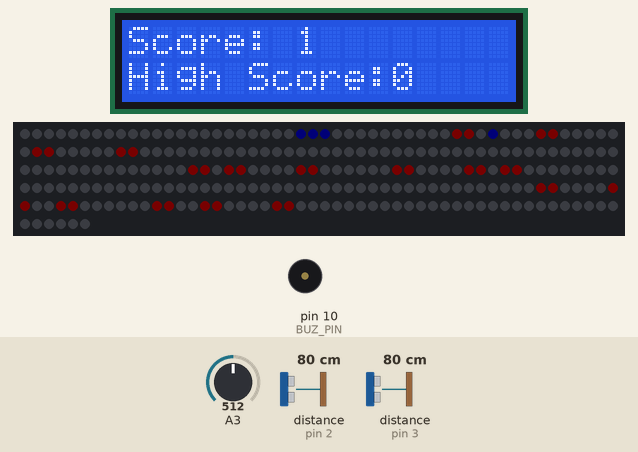
Bench run of a sketch on a simulated Arduino Uno, built with avr-gcc and run on an emulated ATmega328P. On the bench: 16×2 character LCD, 256 RGB LEDs in strip order, left to right, continuing on the next row, buzzer (waves = sounding). Wiring (inferred from the names in the program): 2 × range finder with pulse-width output: data pin 2 / data pin 3. Inputs (shaded band) come from the test bench; at power-on: A3 = 512, distance to the obstacle (sensors on pin 2, pin 3) 80 cm. Dim RGB values are drawn brighter than linear; EEPROM starts erased.

Above: at 1.05 s.
1.3 s: A3 set to 263
4.0 s: A3 set to 240
At 6.1 s:
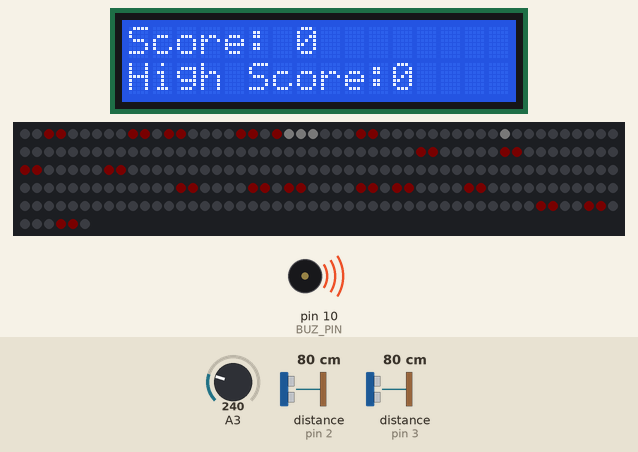
6.4 s: A3 set to 992
At 9.41 s:
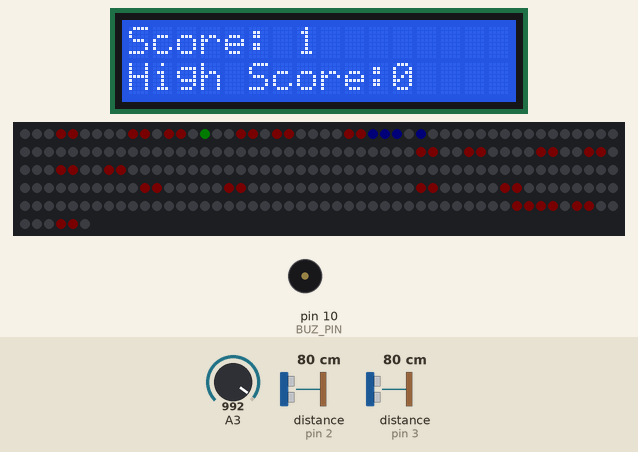
Timing chart, 0 to 13.9 s (numbered marks = the images above; inputs shaded):
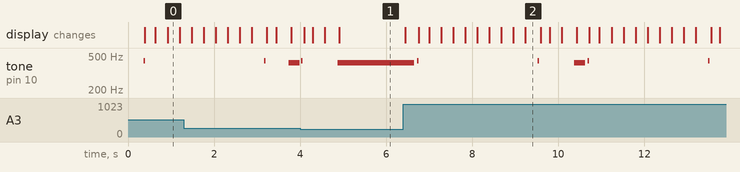

Measured:
- the behaviour switches between 257 and 256 on A3 (found by bisection; images 0 and 1)
- after the input at 6.4 s, tone on pin 10 (BUZ_PIN): plays 440 Hz for 0.03 s, 440 Hz for 0.03 s, 415 Hz for 0.26 s, 440 Hz for 0.03 s, 440 Hz for 0.03 s, starting after 0.25 s

The sketch:

cubefield_main.ino
```cpp
// Aufbau: https://wokwi.com/projects/434766848991859713

#include <FastLED.h>
#include <LiquidCrystal.h>
#include <EEPROM.h>

#define N_H0  31
#define N_C1  33
#define N_CS1 35
#define N_D1  37
#define N_DS1 39
#define N_E1  41
#define N_F1  44
#define N_FS1 46
#define N_G1  49
#define N_GS1 52
#define N_A1  55
#define N_AS1 58
#define N_H1  62
#define N_C2  65
#define N_CS2 69
#define N_D2  73
#define N_DS2 78
#define N_E2  82
#define N_F2  87
#define N_FS2 93
#define N_G2  98
#define N_GS2 104
#define N_A2  110
#define N_AS2 117
#define N_H2  123
#define N_C3  131
#define N_CS3 139
#define N_D3  147
#define N_DS3 156
#define N_E3  165
#define N_F3  175
#define N_FS3 185
#define N_G3  196
#define N_GS3 208
#define N_A3  220
#define N_AS3 233
#define N_H3  247
#define N_C4  262
#define N_CS4 277
#define N_D4  294
#define N_DS4 311
#define N_E4  330
#define N_F4  349
#define N_FS4 370
#define N_G4  392
#define N_GS4 415
#define N_A4  440
#define N_AS4 466
#define N_H4  494
#define N_C5  523
#define N_CS5 554
#define N_D5  587
#define N_DS5 622
#define N_E5  659
#define N_F5  698
#define N_FS5 740
#define N_G5  784
#define N_GS5 831
#define N_A5  880
#define N_AS5 932
#define N_H5  988
#define N_C6  1047
#define N_CS6 1109
#define N_D6  1175
#define N_DS6 1245
#define N_E6  1319
#define N_F6  1397
#define N_FS6 1480
#define N_G6  1568
#define N_GS6 1661
#define N_A6  1760
#define N_AS6 1865
#define N_H6  1976
#define N_C7  2093
#define N_CS7 2217
#define N_D7  2349
#define N_DS7 2489
#define N_E7  2637
#define N_F7  2794
#define N_FS7 2960
#define N_G7  3136
#define N_GS7 3322
#define N_A7  3520
#define N_AS7 3729
#define N_H7  3951
#define N_C8  4186
#define N_CS8 4435
#define N_D8  4699
#define N_DS8 4978

#define _64_ 30
#define _32_ 2*_64_
#define _16_ 4*_64_
#define _8_ 8*_64_
#define _4_ 16*_64_
#define _2_ 32*_64_
#define _1_ 64*_64_

#define _64_3_ _64_*2/3


#define DATA_PIN 13
#define ABILITY_PIN 2
#define RESET_PIN 3

#define BUZ_PIN 10


#define ADDRESS 0

#define NUM_LEDS 256
#define PIXELS_X 16
#define PIXELS_Y 16

#define DELAY 20
#define ABILITY_UP_FRAMES 6
#define SLOWDOWN_MS 4800

#define SPEED_UP_COUNT_DOWN 4000
#define MIN_FRMAE_MS 100


unsigned int score = 0;

unsigned int game_frame_ms = 500;
unsigned int game_frame_tmp = game_frame_ms;

unsigned int tick_count = 0;
unsigned int speed_up_tick_count = 0;

unsigned int ability_up_frames = ABILITY_UP_FRAMES;
unsigned int ability_meter = 0;

unsigned int player_pos = 7;

int slowdown_left;

CRGB leds[NUM_LEDS];

// LiquidCrystal(rs, enable, d4, d5, d6, d7)
LiquidCrystal lcd(8, 9, 4, 5, 6, 7);

int player_hue = 160;
int player_sat = 255;
int player_val = 16;

int cube_hue = 0;
int cube_sat = 255;
int cube_val = 16;

int ability_hue = 96;
int ability_sat = 255;
int ability_val = 24;

int val_x;


int blocks[][2] = {
  {0,2},{0,9},{0,12},
  {1,4},{1,11},
  {2,3},{2,9},{2,12},
  {3,1},{3,7},{3,11},
  {4,0},{4,7},
  {5,1},{5,8},{5,11},{5,13},
  {6,3},{6,8},{6,11},
  {7,5},{7,11},
  {8,2},{8,6},{8,12},
  {9,4},{9,10},{9,13}
};
int blocks_len = sizeof(blocks)/(2*sizeof(int));

int line_spacing = 5;
int frame_count = 0;
int repeat_frames = 10 * line_spacing;


int game_over = 1;


void setup() {

  FastLED.addLeds<NEOPIXEL, DATA_PIN>(leds, NUM_LEDS);
  pinMode(A2, INPUT);
  pinMode(A3, INPUT);
  pinMode(ABILITY_PIN, INPUT_PULLUP);
  attachInterrupt(digitalPinToInterrupt(ABILITY_PIN), useSlowDown, FALLING);
  pinMode(RESET_PIN, INPUT_PULLUP);
  attachInterrupt(digitalPinToInterrupt(RESET_PIN), reset, FALLING);

  pinMode(BUZ_PIN, OUTPUT);


  randomSeed(analogRead(0));

  lcd.begin(16, 2);
  lcd.home();
  lcd.clear();

  lcd.print("Score: ");
  lcd.print(score);

  uint16_t high_score = readHighScore();
  printHighScore(high_score);


  changePlayerPos(0);


  cli();//stop interrupts

  //set timer1 interrupt at 1Hz
  TCCR1A = 0;// set entire TCCR1A register to 0
  TCCR1B = 0;// same for TCCR1B
  TCNT1  = 0;// initialize counter value to 0
  // set compare match register for 50hz increments
  OCR1A = 4999;// = (16*10^6) / (1*64) - 1 (must be <65536)
  // turn on CTC mode
  TCCR1B |= (1 << WGM12);
  // Set CS10 and CS12 bits for 64 prescaler
  TCCR1B |= (1 << CS11) | (1 << CS10);
  // enable timer compare interrupt
  TIMSK1 |= (1 << OCIE1A);


  sei();//allow interrupts
}


ISR(TIMER1_COMPA_vect){
  cli();

  // Spielroutine
  if(game_over == 0){
    if(slowdown_left > 0){  // Fähigkeit aktiv
      if(slowdown_left > DELAY){
        slowdown_left = slowdown_left - DELAY;
        ability_meter = slowdown_left*PIXELS_Y / SLOWDOWN_MS;
        for(int i = ability_meter; i < PIXELS_Y; i++) setPixelAt(15, i, 0,0,0);
        FastLED.show();
      }
      else endSlowDown();
    }

    if(tick_count == 0){
      if(ability_up_frames == 0 && ability_meter < 16 && slowdown_left <= 0){   // erhöhen der Fähigkeits-progress-bar
        ability_meter++;
        setPixelAt(15, ability_meter-1, ability_hue, ability_sat, ability_val);
        //FastLED.show();
        ability_up_frames = ABILITY_UP_FRAMES;


      }
      ability_up_frames = (ability_up_frames-1) % ABILITY_UP_FRAMES;

      clearPlayingBoard();

      val_x = (512-analogRead(A3)) / 256;

      int coll = showCubes();
      changePlayerPos(val_x);

      if(coll) fail();  // game over

      FastLED.show();

      if(frame_count % (line_spacing*2) -2 == 0){
        score++;
        lcd.setCursor(0,0);
        lcd.print("Score: ");
        lcd.print(score);
        tone(BUZ_PIN, N_A4, 30);
      }
    }


    if(speed_up_tick_count == 0) speedUp(10);
    speed_up_tick_count = (speed_up_tick_count + 1) % (SPEED_UP_COUNT_DOWN / DELAY);


  }
  else if(tick_count == 0){
    player_sat ^= 255;
    changePlayerPos(0);
    FastLED.show();
  }


  // ticks hochzählen
  tick_count = (tick_count + 1) % (game_frame_ms / DELAY);

  sei();
}


void fail(){
  game_over = 1;

  tick_count = 1;
  game_frame_ms = 500;

  uint16_t high_score = readHighScore();
  if(score > high_score){
    high_score = score;
    writeHighScore(high_score);
    printHighScore(high_score);
  }

  player_sat ^= 255;
  changePlayerPos(0);
  for(int i = 0; i < PIXELS_Y; i++) setPixelAt(PIXELS_X-1, i, 0,0,0);

  FastLED.show();

  Note(N_F5, 96);
  Note(N_D5, 96);
  Note(N_A4, 96);
  Note(N_GS4,256);
}
void Note(int note, int dur){
  tone(BUZ_PIN, note, dur);
  delay(dur);
}
void loop() {}

void printHighScore(uint16_t high_score){
  lcd.setCursor(0,1);
  lcd.print("High Score:");
  lcd.print(high_score);
  lcd.print("      ");
}
uint16_t readHighScore(){
  uint16_t high_score = 0;
  high_score |= EEPROM.read(ADDRESS);
  high_score |= (uint16_t)EEPROM.read(ADDRESS+1)<<8;
  return high_score;
}
void writeHighScore(uint16_t high_score){
  EEPROM.write(ADDRESS, high_score);
  EEPROM.write(ADDRESS+1, high_score>>8);
}


void setPixelAt(unsigned int pos_x, unsigned int pos_y, int hue, int sat, int val){
  if(pos_x >= 0 && pos_x < PIXELS_X  &&  pos_y >= 0 && pos_y < PIXELS_Y){
    unsigned int board_pos_x;
    unsigned int board_pos_y;

    if(pos_y & 1) board_pos_x = PIXELS_X-1 - pos_x;
    else board_pos_x = pos_x;

    board_pos_y = pos_y;

    unsigned int led = PIXELS_X*board_pos_y + board_pos_x;
    leds[led] = CHSV(hue, sat, val);
  }
}

void changePlayerPos(unsigned int shift){

  setPixelAt(player_pos-1, 1, 0,0,0);
  setPixelAt(player_pos  , 1, 0,0,0);
  setPixelAt(player_pos+1, 1, 0,0,0);
  setPixelAt(player_pos  , 2, 0,0,0);

  if(player_pos + shift >= 1 && player_pos + shift <= PIXELS_X-3){
    player_pos += shift;
  }

  setPixelAt(player_pos-1, 1, player_hue, player_sat, player_val);
  setPixelAt(player_pos  , 1, player_hue, player_sat, player_val);
  setPixelAt(player_pos+1, 1, player_hue, player_sat, player_val);
  setPixelAt(player_pos  , 2, player_hue, player_sat, player_val);
}

int showCubes(){
  int collision = 0;
  for(int i = 0; i < blocks_len; i++){
    int height_on_board = blocks[i][0]*line_spacing - frame_count;
    if(height_on_board < -1) height_on_board += repeat_frames-1;
    height_on_board = height_on_board % repeat_frames;

    if(height_on_board >= -1 && height_on_board <= 15){
      setPixelAt(blocks[i][1], height_on_board, cube_hue, cube_sat, cube_val);
      setPixelAt(blocks[i][1]+1, height_on_board, cube_hue, cube_sat, cube_val);
      setPixelAt(blocks[i][1], height_on_board+1, cube_hue, cube_sat, cube_val);
      setPixelAt(blocks[i][1]+1, height_on_board+1, cube_hue, cube_sat, cube_val);

      if(detectCollisionWithBlock(blocks[i][1], height_on_board)) collision = 1;
    }
  }

  frame_count = (frame_count + 1) % repeat_frames;

  return collision;
}
int detectCollisionWithBlock(int x, int y){
  if(y >= 0 && y <= 2){
    int tmp_player_pos = player_pos + val_x;
    return tmp_player_pos==x || tmp_player_pos-1==x || (tmp_player_pos+1==x && (y==0 || y==1)) || (tmp_player_pos-2==x && (y==0 || y==1));
  }
  else return 0;
}

void clearPlayingBoard(){
  for(int y = 0; y < PIXELS_Y; y++){
    for(int x = 0; x < PIXELS_X-1; x++){
      setPixelAt(x,y,0,0,0);
    }
  }
}


void useSlowDown(){
  if(!game_over){
    if(ability_meter == PIXELS_Y){
      game_frame_tmp = game_frame_ms;
      game_frame_ms = 500;
      slowdown_left = SLOWDOWN_MS;
      ability_meter = PIXELS_Y-1;
    }
  }
  else{
    game_over = 0;

    player_sat = 255;


    game_frame_ms = 300;
    game_frame_tmp = game_frame_ms;

    tick_count = 0;
    speed_up_tick_count = 0;

    ability_up_frames = ABILITY_UP_FRAMES;
    ability_meter = 0;

    player_pos = 7;

    frame_count = 0;

    score = 0;
    lcd.setCursor(0,0);
    lcd.print("Score: ");
    lcd.print(score);
    lcd.print("       ");
  }
}
void endSlowDown(){
  slowdown_left = 0;
  game_frame_ms = game_frame_tmp;
}

void reset(){
  writeHighScore(0);
  printHighScore(0);
}


void speedUp(int frame_speed_up){
  if(game_frame_ms - frame_speed_up >= MIN_FRMAE_MS) game_frame_ms -= frame_speed_up;
  else game_frame_ms = MIN_FRMAE_MS;
}
```
